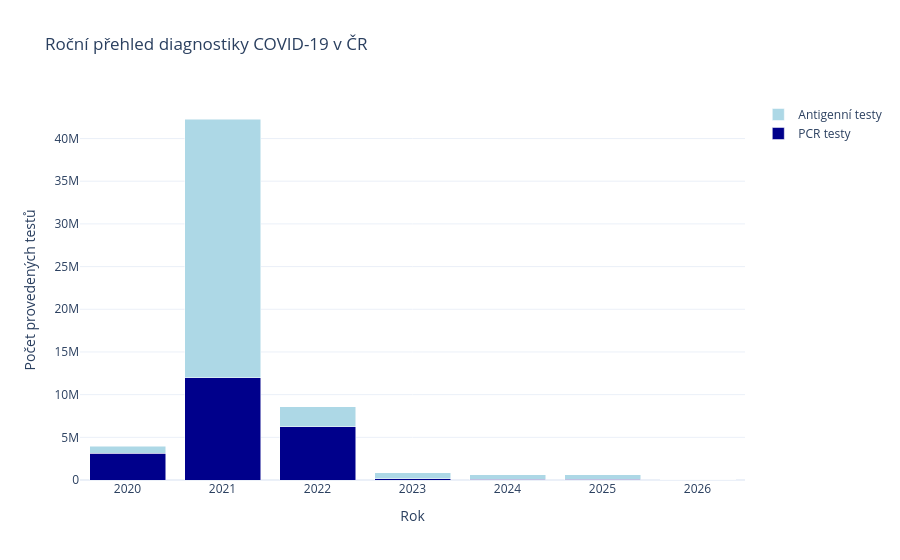

Notebook code for this chart:
### Markdown cell above
Korektní interpretace epidemiologických dat vyžaduje znalost rozsahu testování v čase. Tento blok kódu sumarizuje roční intenzitu diagnostiky COVID-19 v České republice, přičemž rozlišuje mezi vysoce citlivými metodami PCR a rychlými antigenními testy.

**Hlavní aspekty provedené analýzy:**

    Kumulativní agregace: Data jsou seskupena podle let, což umožňuje přímo porovnat diagnostický tlak v jednotlivých fázích pandemie.

    Skládaný sloupcový graf (Stacked Bar Chart): Vizualizace umožňuje sledovat nejen celkový objem testování, ale i změnu v „diagnostickém mixu“. Zatímco v prvním roce pandemie dominovaly PCR testy, v pozdějších letech (zejména po zavedení plošného testování) výrazně narostl podíl antigenních testů.

    Kontextualizace výsledků: Tento graf slouží jako validační nástroj pro kapitoly o úmrtnosti. Pokud v grafech úmrtnosti pozorujeme pokles, díky tomuto grafu můžeme posoudit, zda tento pokles odpovídá i poklesu diagnostické kapacity, nebo zda jde o nezávislý epidemiologický trend.

Tato data jsou nezbytná pro pochopení věrohodnosti epidemiologických dat – zejména pro vyloučení zkreslení způsobeného nízkým počtem provedených testů v období mimo hlavní pandemické vlny.

### Code cell
# Příprava dat pro testy
df_testy_rocni = df_covid_umrti_hosp_cr.assign(
    rok=pd.to_datetime(df_covid_umrti_hosp_cr['Datum']).dt.year
).groupby('rok').agg({
    'Počet antigenních testů': 'sum',
    'Počet PCR testů': 'sum'
}).reset_index()

fig_testy = go.Figure()
fig_testy.add_trace(go.Bar(x=df_testy_rocni['rok'], y=df_testy_rocni['Počet PCR testů'], name='PCR testy', marker_color='darkblue'))
fig_testy.add_trace(go.Bar(x=df_testy_rocni['rok'], y=df_testy_rocni['Počet antigenních testů'], name='Antigenní testy', marker_color='lightblue'))

fig_testy.update_layout(
    title='Roční přehled diagnostiky COVID-19 v ČR',
    xaxis_title='Rok',
    yaxis_title='Počet provedených testů',
    barmode='stack',
    template='plotly_white',
    hovermode="x unified"
)
fig_testy.show()

### Figure 1 — Plotly figure (JSON) as saved in the notebook; plotly's stock layout.template omitted (floating-point values rounded to 4 significant figures)
{"data": [{"marker": {"color": "darkblue"}, "name": "PCR testy", "type": "bar", "x": [2020.0, 2021.0, 2022.0, 2023.0, 2024.0, 2025.0, 2026.0], "y": [3114000.0, 11960000.0, 6265000.0, 157700.0, 88730.0, 67300.0, 3673.0]}, {"marker": {"color": "lightblue"}, "name": "Antigenní testy", "type": "bar", "x": [2020.0, 2021.0, 2022.0, 2023.0, 2024.0, 2025.0, 2026.0], "y": [848400.0, 30320000.0, 2304000.0, 671200.0, 552100.0, 532400.0, 24270.0]}], "layout": {"barmode": "stack", "hovermode": "x unified", "title": {"text": "Roční přehled diagnostiky COVID-19 v ČR"}, "xaxis": {"title": {"text": "Rok"}}, "yaxis": {"title": {"text": "Počet provedených testů"}}}}
